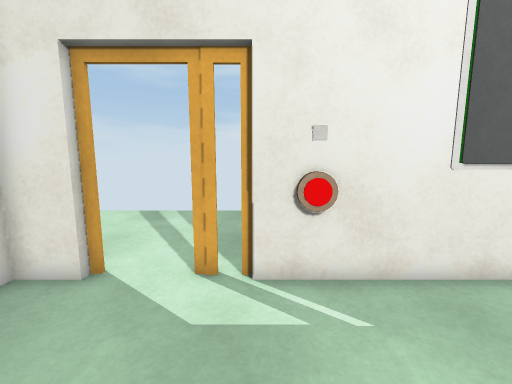
View 1 (above)

16 first-person views from a walk through a 3-D level made in the Unity game engine. The camera is 1.3 m above the floor, tilts 8° down and sees 90° across. Doors are open. The floor is counted in squares, 0.5 m on a side. Each view is taken from the middle of a square. On the plan, view 1 faces up. The plan holds only what a view shows up to about 18 squares ahead; the rest is blank. The player is left out. Some surface patterns are stand-ins.

View 2
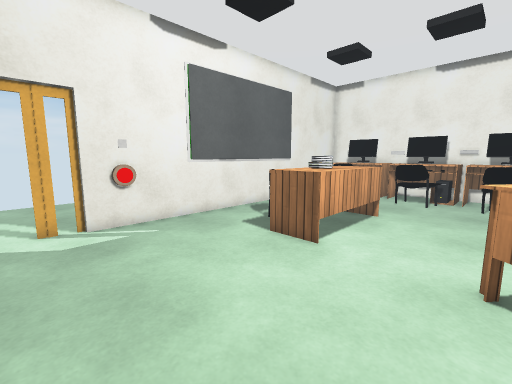

View 3
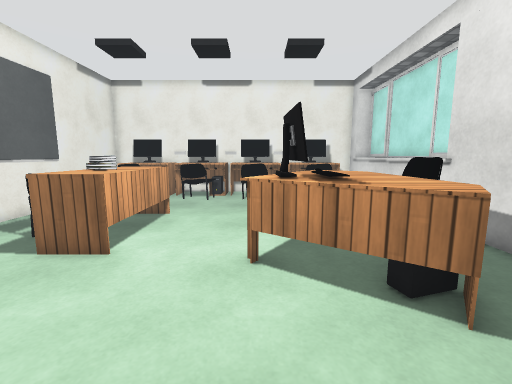

View 4
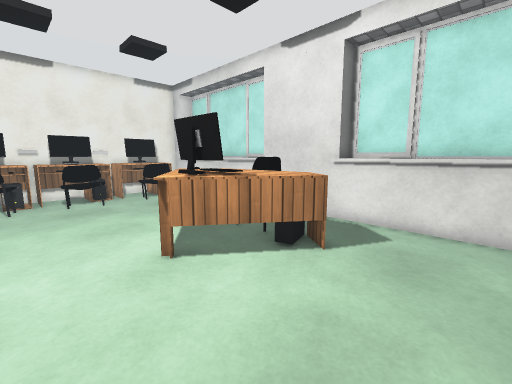

View 5
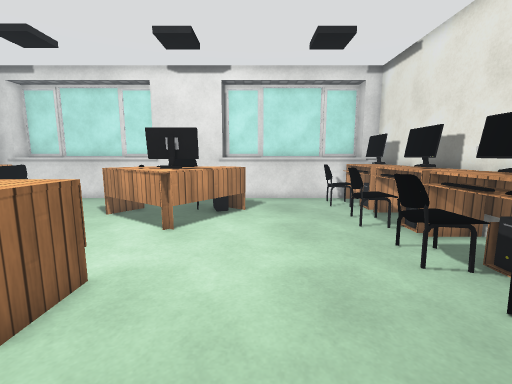

View 6
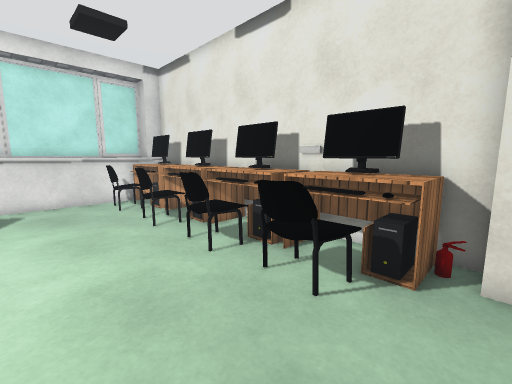

View 7
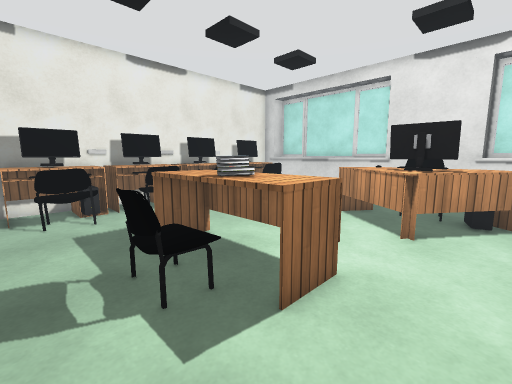

View 8
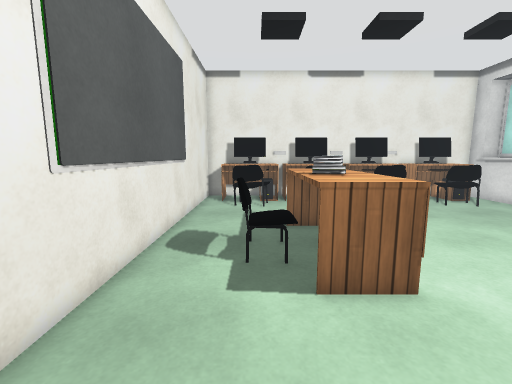

View 9
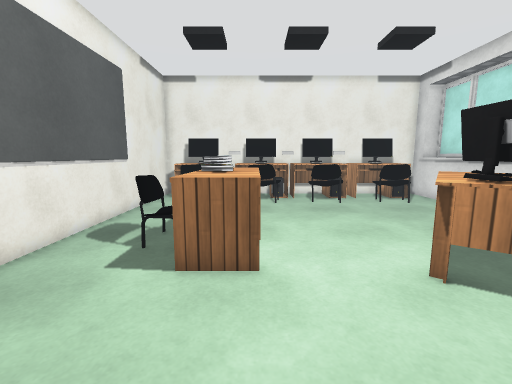

View 10
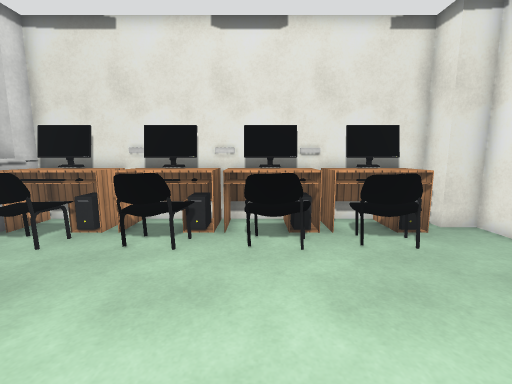

View 11
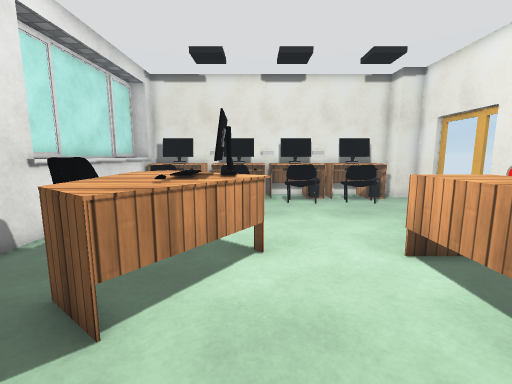

View 12
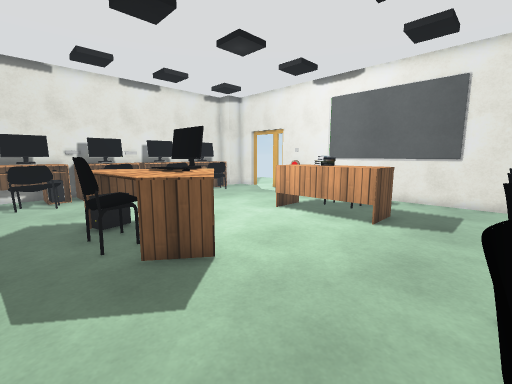

View 13
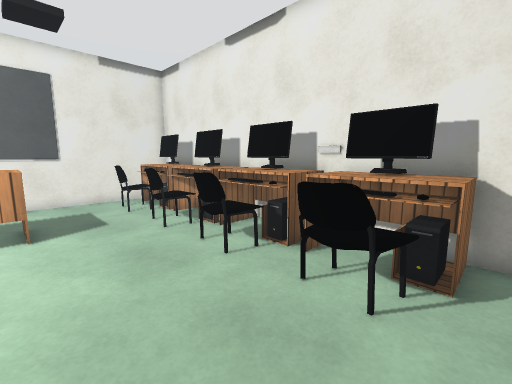

View 14
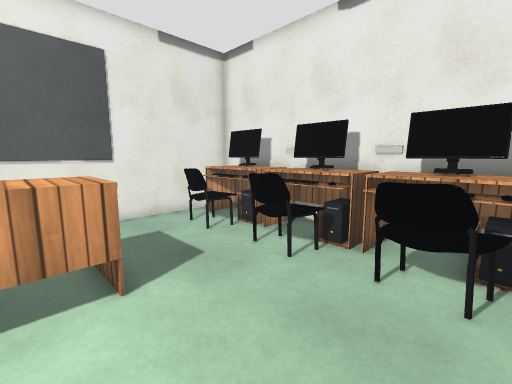

View 15
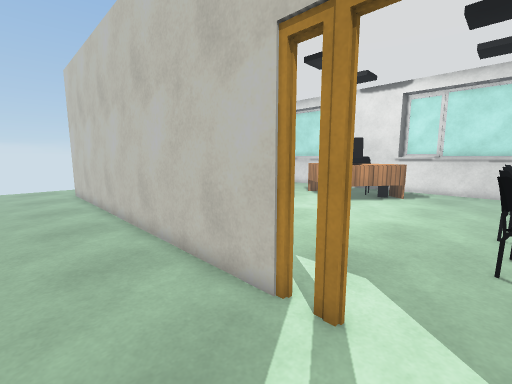

View 16
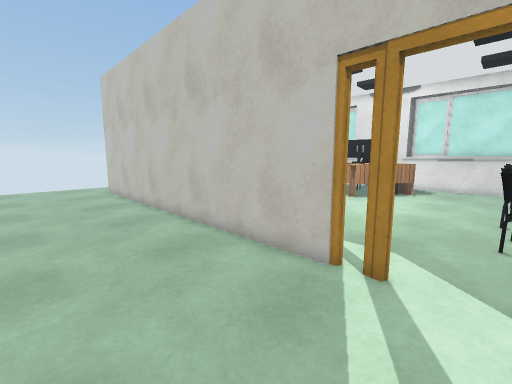

### Floor plan
Key: @ floor where view 1 was taken; # wall or solid block; . main floor; : floor 0.5 m higher than the main floor; D open door; = window, fence, low wall or low ledge; ^ raised ledge; T table; O other object.
Columns run from 7 left of view 1 to 20 right of it. Each row starts with its distance up from view 1.
 11  ...........................
 10  ...........................
  9  ...........................
  8   ..........................
  7    ........................
  6    #DDD##################.
  5   ##DDD#####O#OOOOO####^#
  4 ###...................TT#
  3 #OTT..........=.....TTTT#
  2 #TTTT........===....TTTT#
  1 #TTTT.......TTTTT....TTT#
  0 #TT T..@....TOOTT....TTT#
 -1 #TTTT.......TTTTT...T:TT#
 -2 #TTTT...............TTTT#
 -3 #TTTT.................TT#
 -4 #TTT................TTTT#
 -5 #TTTT......TT.......TTTT#
 -6 #TTTT.....TTTT......TTTT#
 -7 #TTTT....TTTTTTT......###
 -8 ###T.....TTTTTT.....TOTT#
 -9 #TTTT....TTTTTT.....TTTT#
-10 #TTTT.......T.......TTTT#
-11 #TTTT..................^#
-12 ##T^^^^^^^^####^^^^^^^^^#
-13  ##########    #########

Positions as (right, up) in squares from view 1, and headings:
1: (0, 0), facing up
2: (-2, -5), facing up-right
3: (-2, -5), facing right
4: (-2, -2), facing down-right
5: (1, 4), facing down
6: (1, 4), facing down-left
7: (2, 4), facing down-right
8: (0, 2), facing right
9: (-1, -1), facing right
10: (4, -3), facing left
11: (11, -5), facing left
12: (13, -11), facing up-left
13: (9, -11), facing up-right
14: (8, -6), facing up-right
15: (-3, 9), facing down-right
16: (-3, 11), facing down-right
